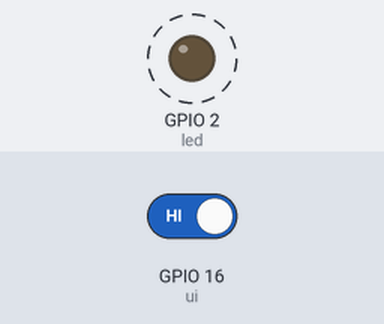
This program was run on a simulated ESP32 board running MicroPython. Parts: output pins drawn as LEDs (lit = HIGH). Dashed ring = blinking. The test bench sets the inputs (shaded band); at power-on: GPIO 16 (ui) HIGH. What the program prints to the serial console is not drawn.

Above: at 1.2 s.
1.3 s: GPIO 16 (ui) driven LOW
Timing chart, 0 to 9.5 s (numbered marks = the images above; inputs shaded):
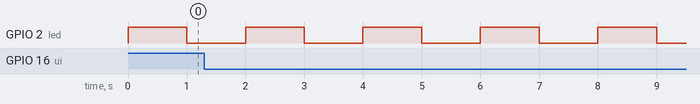

The program:

irqUART_esp32_demo.py
```python
'''
    irqUART demo for esp32

    Author: shaoziyang
    Date:   2020.6

    http://www.micropython.org.cn
'''
from machine import Pin, UART
import machine
from irqUART import irqUART
import time

led = machine.Pin(2, machine.Pin.OUT)
strmsg = ''
# ESP32
u1=UART(2, 115200)


cnt = 0
def U1_RX_IRQ(t):
    global u1
    print(u1.any())


def U1_RX_FRAME_IRQ(t):
    global cnt
    global strmsg
    print('FRAME end')

ui = irqUART(u1, Pin(16), U1_RX_IRQ, U1_RX_FRAME_IRQ)
ui.uart.init(115200)


while True:
    led.on()
    time.sleep(1)
    led.off()
    time.sleep(1)
```

irqUART.py
```python
'''
    UART with rx irq

    Author: shaoziyang
    Date:   2020.6

    http://www.micropython.org.cn
'''
from machine import Pin, UART, Timer
import sys

class irqUART():
    # uart: uart object
    # rx_pin: uart rxd pin
    # rx_irq: user rxd irq
    # frame_irq: user frame irq
    # CHR_TMO: rxd irq delay (ms) after rx_pin irq
    # FRAME_TMO: frame irq delay (ms) after last char
    def __init__(self, uart, rx_pin, rx_irq=None, frame_irq=None, CHR_TMO=3, FRAME_TMO=100):
        self._rxpin = rx_pin
        self._rxirq = rx_irq
        self._frameirq = frame_irq
        self._CHR_TMO = CHR_TMO
        self._FRAME_TMO = FRAME_TMO
        self._rxpin.init(Pin.IN)
        self._rxpin.irq(trigger = Pin.IRQ_FALLING, handler = self._RXPIN_IRQ)
        self._TMRX = Timer(-1)
        self._TMRX_sta = 0
        self._mode = Timer.ONE_SHOT if sys.platform == 'pyboard' else Timer.PERIODIC
        self.uart = uart

    def _RXPIN_IRQ(self, t):
        if self._TMRX_sta == 0:
            self._TMRX_sta = 1
            self._TMRX.deinit()
            self._TMRX.init(period = self._CHR_TMO, mode = self._mode, callback = self._TMRX_IRQ)

    def _TMRX_IRQ(self, t):
        if self._TMRX_sta != 0:
            if self._frameirq != None and self._FRAME_TMO > 0:
                self._TMRX.deinit()
                self._TMRX.init(period = self._FRAME_TMO, mode = Timer.ONE_SHOT, callback = self._TMRX_IRQ)
            if self._rxirq != None:
                self._rxirq(0)
        else:
            if self._frameirq != None:
                self._frameirq(0)
        self._TMRX_sta = 0
```

Measured:
- by itself, GPIO 2 (led): alternates HIGH for 1.0 s and LOW for 1.0 s
